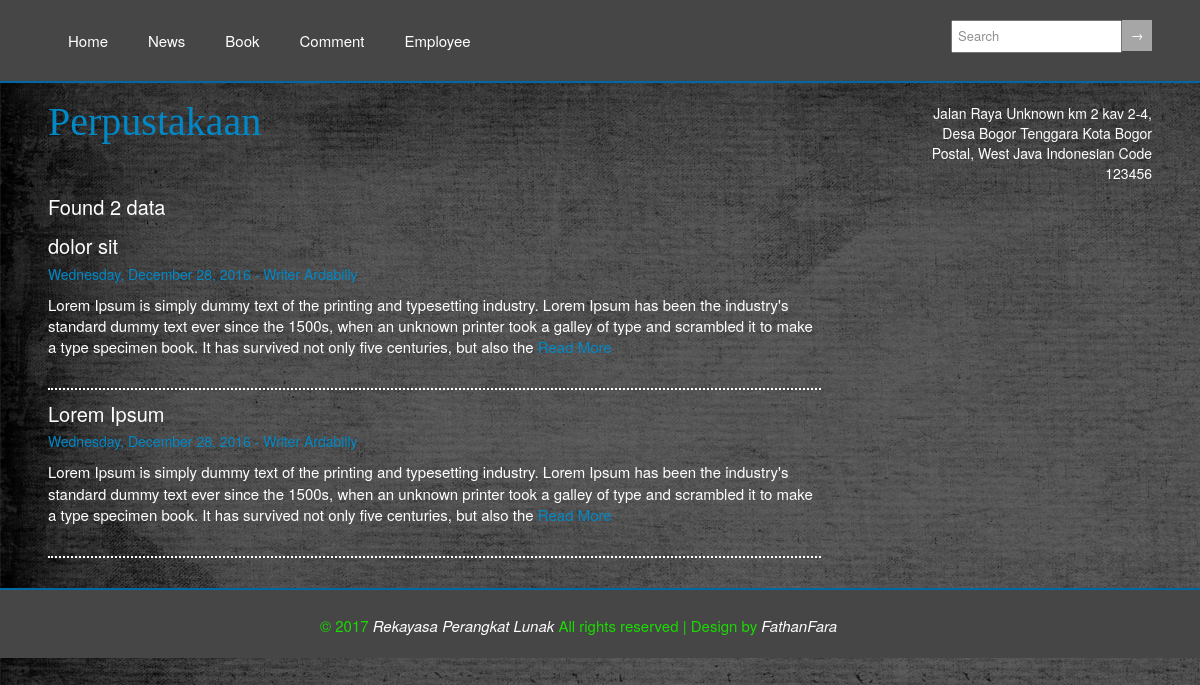
Page /news.php on the committed database.
### tables this page shows
CREATE TABLE `news_data` (
  `NewsID` int(11) NOT NULL,
  `DatePosting` datetime NOT NULL,
  `NewsTitle` varchar(200) NOT NULL,
  `NewsValue` text NOT NULL,
  `EmployeeID` varchar(100) NOT NULL
);

CREATE TABLE `employee_data` (
  `EmployeeID` varchar(100) NOT NULL,
  `FullName` varchar(100) NOT NULL,
  `Gender` varchar(6) NOT NULL COMMENT 'Male of Female',
  `Religion` varchar(10) NOT NULL,
  `PlaceOfBirth` varchar(100) NOT NULL,
  `DateOfBirth` datetime NOT NULL,
  `PhoneNumber` varchar(20) NOT NULL,
  `Email` varchar(200) NOT NULL,
  `Address` varchar(1000) NOT NULL
);

### App Code/Class_News.php (called while the page is built, shortened)
<?php
class Class_News
{
    function array_Get_AllNewsID($s_Search)
    {
        $q = array();
        $i_Index = 0;
        $s_Search = addslashes($s_Search);
        include 'DatabaseString.php';
        $s_Query = " SELECT NewsID "
                . " From News_Data "
                . " where NewsTitle like '%$s_Search%' or NewsValue like '%$s_Search%' or DatePosting like '%$s_Search%' or EmployeeID like '%$s_Search%' "
                . " order by DatePosting desc ";
        $Query = mysqli_query($conn,$s_Query);
        if($Query)
        {
            while ($DataRow = mysqli_fetch_array($Query))
            {
                $q[$i_Index] = str_replace("\'", "'", $DataRow[0]);
                $i_Index++;
            }
        }
        return $q;
    }
    function array_Get_DataNews($s_NewsID)
    {
        $q = array("", "", "", "", "");
        $s_NewsID = addslashes($s_NewsID);
        include 'DatabaseString.php';
        $s_Query = " SELECT NewsID, DatePosting, NewsTitle, NewsValue, EmployeeID  "
                . " From News_Data "
                . " where NewsID = '$s_NewsID' ";
        $Query = mysqli_query($conn,$s_Query);
        if($Query)
        {
            while ($DataRow = mysqli_fetch_array($Query))
            {
                $q[0] = str_replace("\'", "'", $DataRow[0]);
                $q[1] = str_replace("\'", "'", $DataRow[1]);
                $q[2] = str_replace("\'", "'", $DataRow[2]);
                $q[3] = str_replace("\'", "'", $DataRow[3]);
                $q[4] = str_replace("\'", "'", $DataRow[4]);
            }
        }
        return $q;
    }
}
?>

### App Code/Class_Employee.php (called while the page is built, shortened)
<?php
	class Class_Employee
	{
		function array_Get_DataEmployee($s_EmployeeID)
		{
			$q = array("","","","","","","","","");
			$s_EmployeeID = addslashes($s_EmployeeID);
			include"DatabaseString.php";
			$s_Query = " SELECT EmployeeID, FullName, Gender, Religion, PlaceOfBirth, DateOfBirth, PhoneNumber, Email, Address "
			." FROM Employee_Data "
			." where EmployeeID = '$s_EmployeeID' ";
			$Query = mysqli_query($conn,$s_Query);
			if ($Query) {
				while($DataRow = mysqli_fetch_array($Query))
				{
					$q[0] = str_replace("\'","'", $DataRow[0]);
					$q[1] = str_replace("\'","'", $DataRow[1]);
					$q[2] = str_replace("\'","'", $DataRow[2]);
					$q[3] = str_replace("\'","'", $DataRow[3]);
					$q[4] = str_replace("\'","'", $DataRow[4]);
					$q[5] = str_replace("\'","'", $DataRow[5]);
					$q[6] = str_replace("\'","'", $DataRow[6]);
					$q[7] = str_replace("\'","'", $DataRow[7]);
					$q[8] = str_replace("\'","'", $DataRow[8]);
				}
			}
			elseif (!$Query) {
	         echo "<span style='clear:both;float:left;'>"
            . "Class_Emplyee -> array_Get_DataEmployee<br/>"
            . $conn->error ."<br/>"
            . $s_Query ."<br/>"
            . "</span>";
			}
			return $q;
		}
	}
 ?>

### News/List Data.php (the view, shortened to what this page needs)
<?php
include_once'App Code/Class_News.php';
$c_News = new Class_News();
include_once'App Code/Class_Employee.php';
$c_Employee = new Class_Employee();
$s_Search ="";
$array_List = $c_News->array_Get_AllNewsID($s_Search);
 ?>
 <div class="InfoDataCount  animated bounce">Found <?=count($array_List)?> data</div>
<div class="GalleryNews  animated slideInLeft">
<?php
    for($var = 0; $var < count($array_List); $var++)
    {
        $s_NewsID = $array_List[$var];
        $array_Data = $c_News->array_Get_DataNews($s_NewsID);
        $s_DatePosting = $array_Data[1];
        $s_DatePosting = date("l, F d, Y", strtotime($s_DatePosting));
        $s_Title = $array_Data[2];
        $s_Value = $array_Data[3];
        if(strlen($s_Value) > 300)
        {
            $s_Value = substr($s_Value, 0, 300);
        }
        $s_EmployeeID = $array_Data[4];
        $s_Writer = $c_Employee->array_Get_DataEmployee($s_EmployeeID)[1];
        ?>
<div class="Data">
<div class="Title"><?=$s_Title?></div>
<div class="AddData"><?=$s_DatePosting?> - Writer <?=$s_Writer?></div>
<p>
<?=$s_Value?>
<a href="newsread.php?id=<?=$s_NewsID?>">Read More</a>
</p>
</div>
<?php
    }
    ?>
</div>

### css/BodyTop.css (style rules this page uses)
* { margin: 0; padding: 0; }
html { height:100%; }
body { height:100%; background-color: #8a8a8a; background-image: url('../Images/Global/Background.jpg'); background-attachment: fixed; background-repeat: no-repeat; }

### assets/css/w3.css (style rules this page uses)
html { box-sizing:border-box }
*,*:before,*:after { box-sizing:inherit }
html { -ms-text-size-adjust:100%;-webkit-text-size-adjust:100% }
body { margin:0 }
a { background-color:transparent;-webkit-text-decoration-skip:objects }
html,body { font-family:Verdana,sans-serif;font-size:15px;line-height:1.5 }
html { overflow-x:hidden }
a { color:inherit }

### News/List Data.php (style rules this page uses)
.InfoDataCount { clear: both; float: left; font-size: 20px; color:#ffffff; margin-bottom: 10px; }
.GalleryNews { clear: both; float: left; width: 100%; }
.GalleryNews .Data { clear: both; float: left; width: 70%; padding-bottom: 20px; margin-bottom: 10px; border-bottom-style: dotted; border-bottom-width: 2px; border-bottom-color: #ffffff; }
.GalleryNews .Data .Title { clear: both; float: left; width: 100%; font-size: 20px; margin-bottom: 3px; color:#ffffff; }
.GalleryNews .Data .AddData { clear: both; float: left; width: 100%; font-size: 14px; color:#0088c7; margin-bottom: 10px; }
.GalleryNews .Data p { clear: both; float: left; width: 100%; font-size: 15px; color: #ffffff; }
.GalleryNews .Data p a { color: #0088c7; text-decoration: none; }

### rows in the picture
news_data: NewsTitle "dolor sit", DatePosting "Wednesday, December 28, 2016", EmployeeID.FullName "Ardabilly", NewsValue "Lorem Ipsum is simply dummy text of the printing and typesetting industry. Lorem Ipsum has been the industry's standard dummy text ever since the 1500s, when an unknown printer took a galley of type and scrambled it to make a type specimen book. It has survived not only five centuries, but also the"
news_data: NewsTitle "Lorem Ipsum", DatePosting "Wednesday, December 28, 2016", NewsValue "Lorem Ipsum is simply dummy text of the printing and typesetting industry. Lorem Ipsum has been the industry's standard dummy text ever since the 1500s, when an unknown printer took a galley of type and scrambled it to make a type specimen book. It has survived not only five centuries, but also the"

### other values in the picture
$c_Variable->string_Get_ProjectName() "Perpustakaan"
$c_Variable->string_Set_SystemName(0) "Jalan Raya Unknown km 2 kav 2-4, Desa Bogor Tenggara Kota Bogor Postal, West Java Indonesian Code 123456"
count($array_List) "2"
$s_Writer "Ardabilly"
